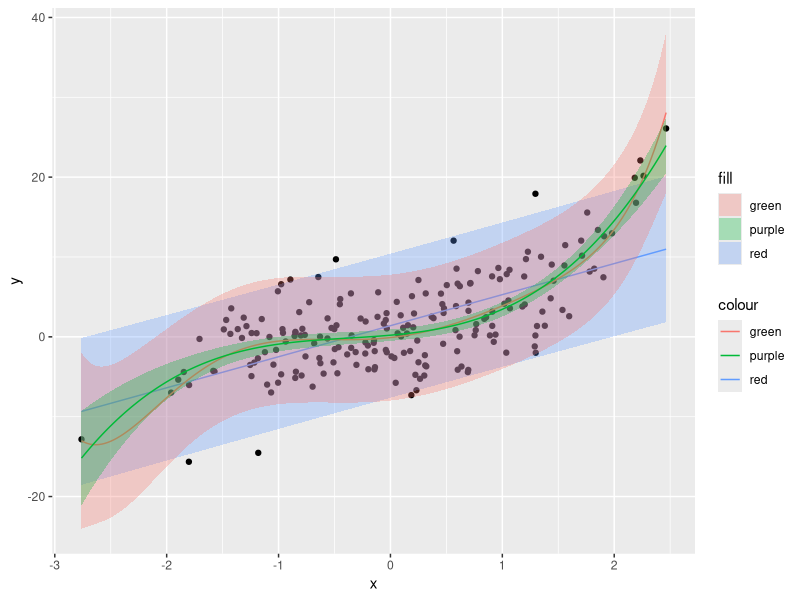

The R source for this figure:
#1
library(ggplot2)
library(dplyr)

set.seed(02082018)
x = rnorm(200)
y = x + x^2 + x^3 + rnorm(200, 0, 4)
dat = data.frame(y, x,x2=x^2,x3=x^3,x4=x^4,x5=x^5,x6=x^6)

fit_under = lm(data=dat,formula=y~x)
fit_over = lm(data=dat,formula=y~x+x2+x3+x4+x5+x6)
fit_true = lm(data=dat,formula=y~x+x2+x3)

x_seq <- seq(from=min(dat$x), to=max(dat$x),length.out=dim(dat)[1])
dat_new = data.frame(x=x_seq,x2=x_seq^2,x3=x_seq^3,x4=x_seq^4,x5 = x_seq^5,x6=x_seq^6)

dat_pred_under <-predict(fit_under,newdata=dat_new, interval="predict") 
dat_pred_under  = data.frame(dat_pred_under)

dat_pred_over <-predict(fit_over,newdata=dat_new, interval="predict") 
dat_pred_over  = data.frame(dat_pred_over)

dat_pred_true <-predict(fit_true,newdata=dat_new, interval="confidence") 
dat_pred_true  = data.frame(dat_pred_true)


ggplot(dat,aes(y = y, x = x)) +
  geom_point() +
  geom_line(data=dat_pred_under,aes(x=x_seq,y=fit,colour='red')) + 
  geom_ribbon(data=dat_pred_under,aes(x=x_seq,ymin=lwr,ymax=upr,fill='red'),alpha=0.3)+
  geom_line(data=dat_pred_over,aes(x=x_seq,y=fit,colour='green')) +
  geom_ribbon(data=dat_pred_over,aes(x=x_seq,ymin=lwr,ymax=upr,fill='green'),alpha=0.3)+
  geom_line(data=dat_pred_true,aes(x=x_seq,y=fit,colour='purple')) +
  geom_ribbon(data=dat_pred_true,aes(x=x_seq,ymin=lwr,ymax=upr,fill='purple'),alpha=0.3)

  
#   
# 
# ###############################
# sst <- sum((y - mean(y))^2)
# sse <- sum((y_predicted - y)^2)
# 
# # R squared
# rsq <- 1 - sse / sst
# rsq
# #> [1] 0.9318896 

  

  